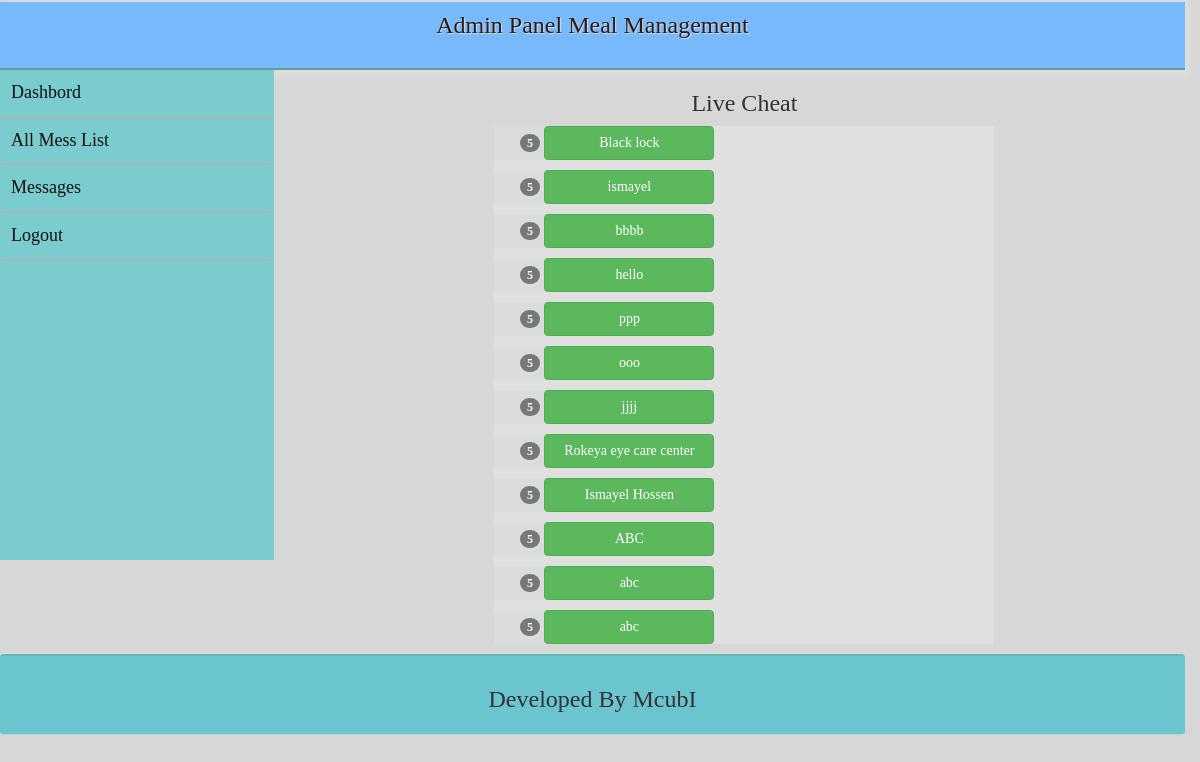
Page /adminpanel/home.php (signed in) on the committed database.
### tables this page shows
CREATE TABLE `reg` (
  `id` int(11) NOT NULL,
  `email` varchar(200) NOT NULL,
  `password` varchar(200) NOT NULL,
  `messname` varchar(200) NOT NULL,
  `mname` varchar(200) DEFAULT NULL,
  `code` varchar(100) DEFAULT NULL,
  `active` int(11) DEFAULT 0
);

### adminpanel/database/Connection.php (called while the page is built, shortened)
<?php
Class Database{
	public $host   = DB_HOST;
	public $user   = DB_USER;
	public $pass   = DB_PASS;
	public $dbname = DB_NAME;
	public $link;
	private function connectDB(){
	$this->link = new mysqli($this->host, $this->user, $this->pass, $this->dbname);
 }
	public function select($query){
		$result = $this->link->query($query) or die($this->link->error.__LINE__);
		if($result){
			return $result;
		} else {
			return false;
		}
	}
}

### adminpanel/home.php (the view, shortened to what this page needs)
<?php
     include("database/Connection.php");
      $db = new Database();
?>
<!DOCTYPE html>
<html lang="en">
<head>
  <link rel="stylesheet" href="boot/css/bootstrap.css">
  <link rel="stylesheet" type="text/css" href="style.css">
</head>
<body>
  <div class="container-fluidh">
    <div class="Jumbotron">
          <h3>Admin Panel Meal Management</h3>
    </div>
  </div>
  <div class="container-fluidm">
      <div class="row">
        <div class="col-md-3">
          <div class="side">
               <ul>
                <li>
                 <a href="home.php" >Dashbord</a>
                  </li>
            <li> <a href="membermess.php" style="text-decoration: none;" >All Mess List </a></li>
             <li> <a href="message.php" style="text-decoration: none;" >Messages </a></li>
         <li><a href="?action=logout" >Logout</a></li>
        </ul>
    </div>
  </div>
       <div class="col-md-9">
        <h3 style="text-align:center;">Live Cheat</h3>
         <div style="max-width: 500px;margin: 0 auto;display: block;background: #e0e0e0;text-align:right;">
    <?php
      $query="SELECT*FROM reg  ";
      $result=$db->select($query);
      $result5=mysqli_num_rows($result);
      if($result5>0){
        while($row=$result->fetch_assoc()){
    ?>
   <h4 style="max-width: 220px;background: #dadcde">
    <span class="badge badge-info">5</span> <a class="btn btn-success" style="width:170px;" href="replym.php?reply=<?php echo$row['email'] ?> & reply1=<?php echo$row['messname'] ?> " ><?php echo $row['messname'] ?></a>
   </h4>
   <?php }} else{ ?>
    <h3>No Mess Exists Yet</h3>
    <?php }?>
  </div>
         </div>
       </div>
</div>
<div class="container-fluidf">
    <div class="panel panel-footer">
       <h3 style="text-align: center;">Developed By McubI</h3>
    </div>
  </div>
</body>
</html>

### adminpanel/style.css (style rules this page uses)
body { background:#D7D7D7; }
.container-fluidh { padding-right: 15px; margin-right: auto; margin-left: auto; margin-top: -18px; }
.Jumbotron { background: #78bafc; padding-top: 0px; margin-top: 0px; border-bottom: 2px solid #619e9d; box-shadow: 2px 3px 4px 3px #ddd; max-height: 68px; font-family: 'Acme'; color: #2c1b19; text-shadow: 1px 1px 1px #ddd; }
.Jumbotron h3 { font-size: 24px; text-align: center; padding-top: 10px; padding-bottom: 20px; }
.container-fluidm { padding-right: 15px; }
.container-fluidf { padding-right: 15px; }
.side { background: #7acccf; color: #efefef; max-width:100%; height:490px; }
.side ul li { list-style-type:none; }
.side li { display: block; width: 115%; margin-left: -39px; border-bottom: 2px solid #acb1b3; }
.side li a { color: #0e1110; font-size: 18px; font-family: 'Acme'; display:block; padding: 10px 10px; list-style-type:none; }
.side ul li a { text-decoration: none; }
.panel-footer { padding: 10px 15px; background-color: #6ac5cf; border-top: 1px solid #ddd; border-bottom-right-radius: 3px; border-bottom-left-radius: 3px; border-top: 2px solid #5dbfb1; height:80px; position:relative; }

### adminpanel/home.php (style rules this page uses)
body { font-family:'Acme'; }
.side ul li a { text-decoration: none; }

### rows in the picture
reg: messname "Black lock"
reg: messname "ismayel"
reg: messname "bbbb"
reg: messname "hello"
reg: messname "ppp"
reg: messname "ooo"
reg: messname "jjjj"
reg: messname "Rokeya eye care center"
reg: messname "Ismayel Hossen"
reg: messname "ABC"
reg: messname "abc"
reg: messname "abc"
